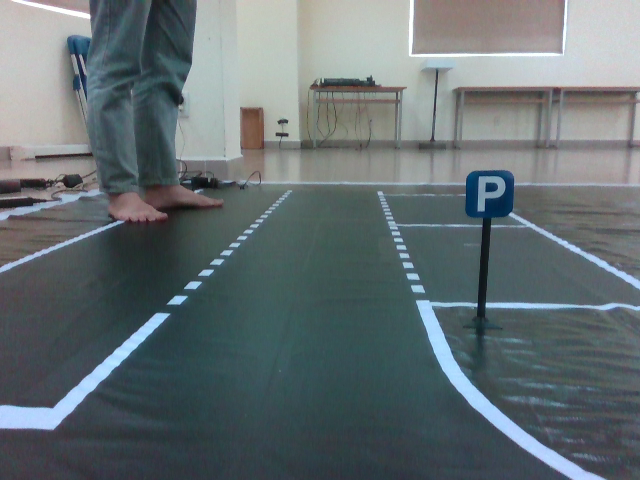
#> input picture utils/images/448.png, 640 x 480 px
$ python -i image_processing.py   (imports and definitions only)
#> lines starting #> are read from the running program, lines starting #| are printed output that depends on the picture; after the words box and inside, x2 and y2 are one past the last pixel; in counts of white or black regions, pixels touching at a corner belong together
#> further down, picture is the input picture: shape (480, 640, 3); mean B, G, R 114.2, 110.9, 100.3
import cv2
import numpy as np
import matplotlib.pyplot as plt
import copy

def img_processing(img):
    img = img[160:, :, :]
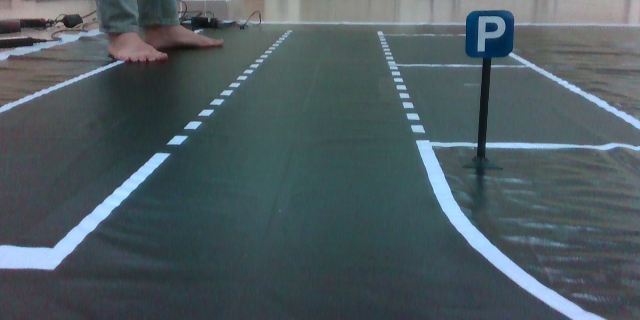
#> img: shape (320, 640, 3); mean of channels 0, 1, 2 96.2, 90.6, 76.6; drawn as B, G, R

    blur = cv2.medianBlur(img, 11)
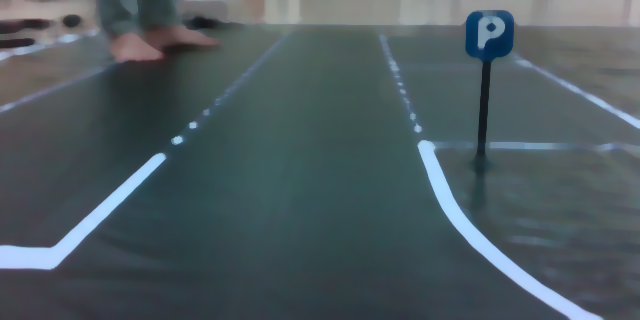
#> blur: shape (320, 640, 3); mean of channels 0, 1, 2 94.8, 89.4, 75.8; drawn as B, G, R
    canny = cv2.Canny(blur, 150, 200)
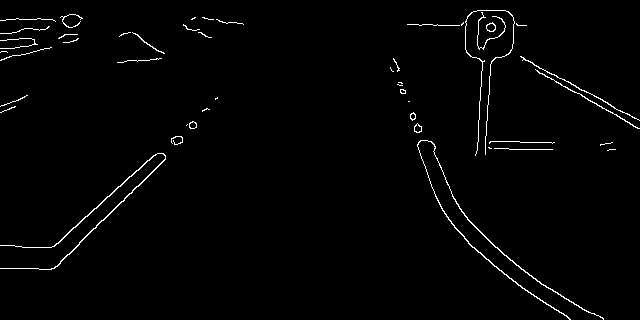
#> canny: shape (320, 640); 1.5% white in thin lines or dots

    zeros_img = np.zeros_like(canny)
    points = np.array([[0, 320], [0, 150], [140, 0], [500, 0], [640, 150], [640, 320]])
    poly = cv2.fillPoly(zeros_img, pts=[points], color=(255, 255, 255))
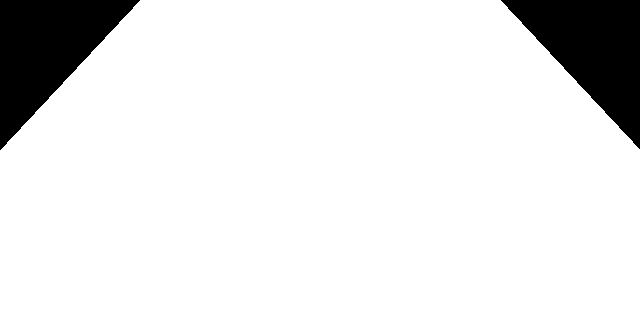
#> zeros_img: shape (320, 640); 89.7% white; 2 black regions, box (x1, y1, x2, y2) and area: (0, 0, 140, 150) 10570, (501, 0, 640, 149) 10425

    output = cv2.bitwise_and(canny, poly)
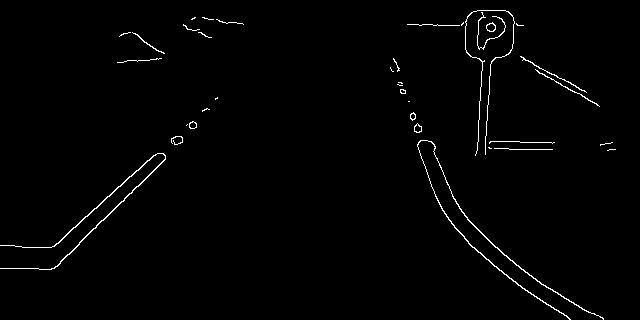
#> output: shape (320, 640); 1.2% white in thin lines or dots
    output = cv2.resize(output, (160,80))
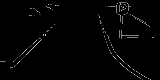
#> output: shape (80, 160); min 0, max 191, mean 3.6
    return output

def lamle(mask_input):
    mask = np.zeros(mask_input.shape, np.uint8)
    dst_bw = cv2.dilate(mask_input, None, iterations=2)
    contours, _ = cv2.findContours(image=dst_bw, mode=cv2.RETR_EXTERNAL, method=cv2.CHAIN_APPROX_NONE)
    for con in contours:
        area = cv2.contourArea(con)
        if area>100:
            cv2.fillPoly(mask, pts =[con], color=(255,255,255))
    output = cv2.bitwise_and(mask_input, mask_input, mask=mask)
    return output, mask

>>> import cv2
>>> picture = cv2.imread('images/448.png')
>>> result = img_processing(picture)

$ run again, on utils/images/542.png
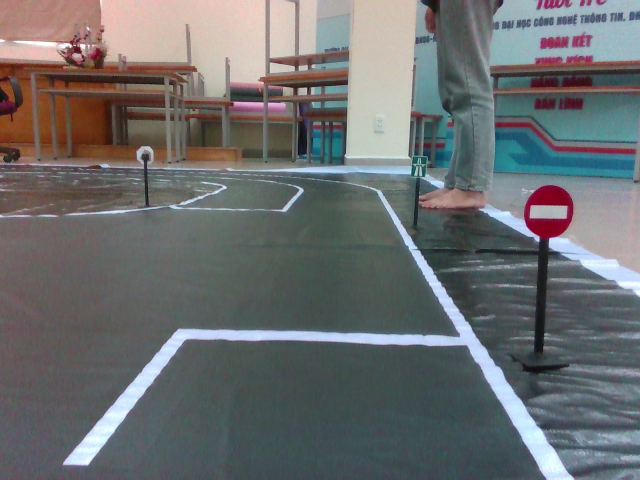
#> input picture utils/images/542.png, 640 x 480 px
#> picture is the input picture: shape (480, 640, 3); mean B, G, R 110.8, 109.8, 107.7
#> in img_processing, `canny = cv2.Canny(blur, 150, 200)`:
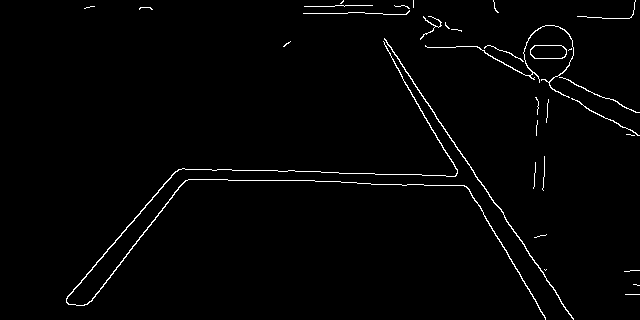
#> canny: shape (320, 640); 1.6% white in thin lines or dots, all inside (x1, y1, x2, y2) = (66, 0, 640, 320)
#> zeros_img: shape (320, 640); 89.7% white; 2 black regions, box (x1, y1, x2, y2) and area: (0, 0, 140, 150) 10570, (501, 0, 640, 149) 10425
#> in img_processing, `output = cv2.resize(output, (160,80))`:
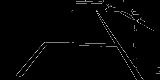
#> output: shape (80, 160); min 0, max 191, mean 3.9
